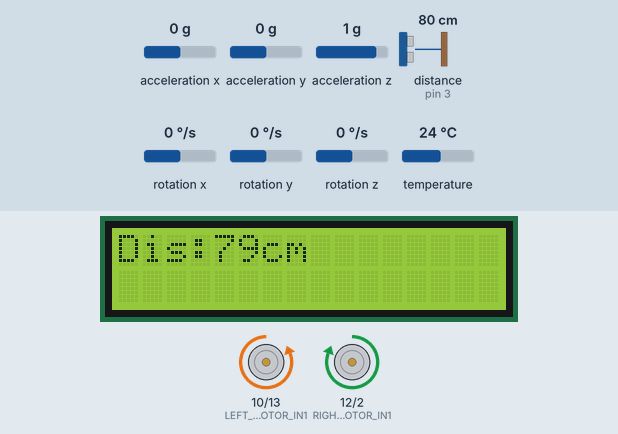
A sketch run on a simulated Arduino Uno, built with avr-gcc and run on an emulated ATmega328P. On the bench: 16×2 character LCD, motor-driver pin pairs drawn as motors (green arrow = first pin HIGH = forward, orange = second pin HIGH = backward, longer = more drive). Wiring (inferred from the names in the program): ultrasonic range finder: trigger pin 11; echo pin 3. The inputs (shaded band) are chosen by the test bench; at power-on: distance to the obstacle (sensor on pin 3) 80 cm, rotation z 0 °/s, acceleration x 0 g, acceleration y 0 g, acceleration z 1 g, rotation x 0 °/s, rotation y 0 °/s, temperature 24 °C. The echo pulse lasts 58.3 µs per cm.

Above: at 1.2 s.
1.3 s: distance to the obstacle (sensor on pin 3) set to 18 cm
At 1.6 s:
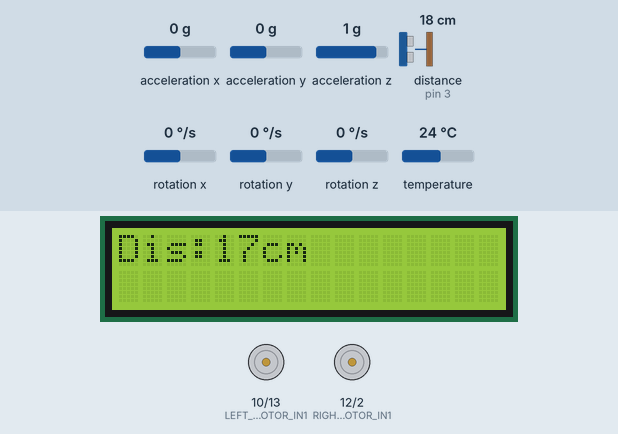
4.3 s: distance to the obstacle (sensor on pin 3) set to 13 cm
At 5.6 s:
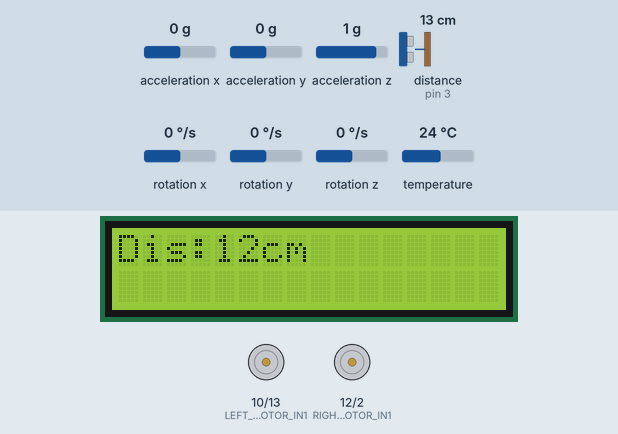
5.8 s: distance to the obstacle (sensor on pin 3) set to 10 cm
At 6.7 s:
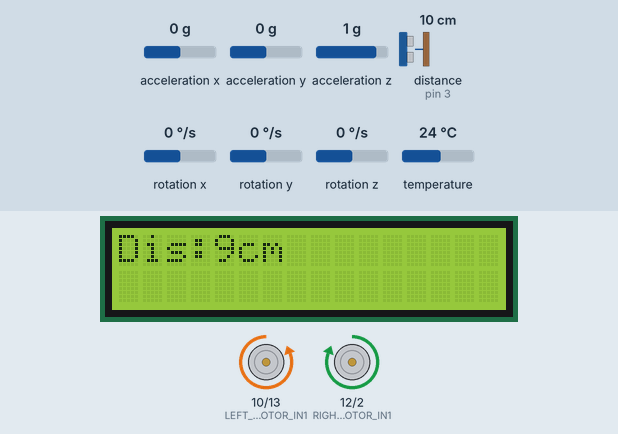
7.4 s: rotation z set to -113 °/s
10.4 s: rotation z set to -128 °/s
12.0 s: rotation z set to 192 °/s
At 13.69 s:
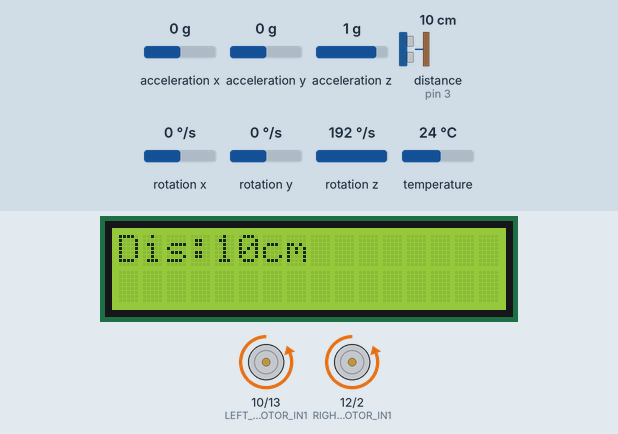
Timing chart, 0 to 16.0 s (numbered marks = the images above; inputs shaded):
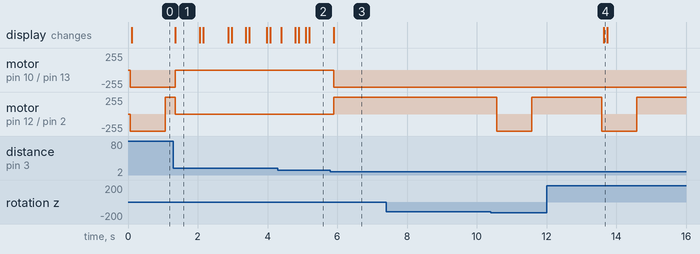

The sketch:

objectfollowingfeatures.ino
```cpp
#include <LiquidCrystal.h>
#include <Wire.h>
#include <Adafruit_MPU6050.h>
#include <Adafruit_Sensor.h>

#define TRIG_PIN 11
#define ECHO_PIN 3

// Motor Pins
#define LEFT_MOTOR_IN1 10
#define LEFT_MOTOR_IN2 13
#define RIGHT_MOTOR_IN1 12
#define RIGHT_MOTOR_IN2 2

long distance = 0;
unsigned long distanceUpdateTime = 0;
const int distanceUpdateInterval = 100;

unsigned long movementStartTime = 0;
const unsigned long movementDuration = 1000;

enum MovementState { IDLE, MOVING_BACKWARD, SCANNING } movementState = IDLE;

// Initialize the LCD
LiquidCrystal lcd(8, 9, 4, 5, 6, 7);

// Create an MPU6050 object
Adafruit_MPU6050 mpu;

void setup() {
  pinMode(LEFT_MOTOR_IN1, OUTPUT);
  pinMode(LEFT_MOTOR_IN2, OUTPUT);
  pinMode(RIGHT_MOTOR_IN1, OUTPUT);
  pinMode(RIGHT_MOTOR_IN2, OUTPUT);

  pinMode(TRIG_PIN, OUTPUT);
  pinMode(ECHO_PIN, INPUT);

  Serial.begin(9600);
  lcd.begin(16, 2);

  Wire.begin();
  if (!mpu.begin()) {
    Serial.println("MPU6050 connection failed");
    lcd.setCursor(0, 1);
    lcd.print("MPU Fail");
    while (1);
  }
}

void loop() {
  if (millis() - distanceUpdateTime >= distanceUpdateInterval) {
    distance = getDistance(TRIG_PIN, ECHO_PIN);
    distanceUpdateTime = millis();

    lcd.setCursor(0, 0);
    lcd.print("Dis:");
    lcd.print(distance);
    lcd.print("cm  ");
  }

  handleMovement();
}

void handleMovement() {
  switch (movementState) {
    case IDLE:
      if (distance > 10 && distance <= 60) {
        moveForward();
        movementState = IDLE;
      } else {
        movementState = MOVING_BACKWARD;
        movementStartTime = millis();
      }
      break;

    case MOVING_BACKWARD:
      moveBackward();
      if (millis() - movementStartTime >= movementDuration) {
        stopMotors();
        movementState = SCANNING;
      }
      break;

    case SCANNING:
      rotate360();
      if (distance > 10 && distance <= 60) {
        movementState = IDLE;
      } else {
        movementState = MOVING_BACKWARD;
        movementStartTime = millis();
      }
      break;
  }
}

void moveBackward() {
  digitalWrite(LEFT_MOTOR_IN1, LOW);
  digitalWrite(LEFT_MOTOR_IN2, HIGH);
  digitalWrite(RIGHT_MOTOR_IN1, LOW);
  digitalWrite(RIGHT_MOTOR_IN2, HIGH);
}

void stopMotors() {
  digitalWrite(LEFT_MOTOR_IN1, LOW);
  digitalWrite(LEFT_MOTOR_IN2, LOW);
  digitalWrite(RIGHT_MOTOR_IN1, LOW);
  digitalWrite(RIGHT_MOTOR_IN2, LOW);
}

long getDistance(int trigPin, int echoPin) {
  digitalWrite(trigPin, LOW);
  delayMicroseconds(2);
  digitalWrite(trigPin, HIGH);
  delayMicroseconds(10);
  digitalWrite(trigPin, LOW);

  long duration = pulseIn(echoPin, HIGH);
  long distance = (duration / 2) / 29.1;
  return distance;
}

void rotate360() {
  sensors_event_t accel, gyro, temp;
  float totalRotation = 0.0;
  unsigned long lastTime = millis();

  while (totalRotation < 360.0) {
    mpu.getEvent(&accel, &gyro, &temp);
    unsigned long currentTime = millis();
    float deltaTime = (currentTime - lastTime) / 1000.0;

    // Calculate rotation around Z-axis
    float zRotationRate = gyro.gyro.z * (180.0 / 3.14159265359);
    totalRotation += abs(zRotationRate) * deltaTime;

    lastTime = currentTime;

    // Update distance during rotation
    if (currentTime - distanceUpdateTime >= distanceUpdateInterval) {
      distance = getDistance(TRIG_PIN, ECHO_PIN);
      distanceUpdateTime = currentTime;

      lcd.setCursor(0, 0);
      lcd.print("Dis:");
      lcd.print(distance);
      lcd.print("cm  ");
    }

    // Check if an object is detected
    if (distance > 10 && distance <= 60) {
      stopMotors();
      handleMovement();
      return; // Exit the function to stop the 360-degree rotation
    }

    // Rotate the robot to the right
    moveRight();
  }

  // Stop the motors after completing the rotation
  stopMotors();
}

void moveRight() {
  digitalWrite(LEFT_MOTOR_IN1, LOW);
  digitalWrite(LEFT_MOTOR_IN2, HIGH);
  digitalWrite(RIGHT_MOTOR_IN1, HIGH);
  digitalWrite(RIGHT_MOTOR_IN2, LOW);
}

void moveForward() {
  digitalWrite(LEFT_MOTOR_IN1, HIGH);
  digitalWrite(LEFT_MOTOR_IN2, LOW);
  digitalWrite(RIGHT_MOTOR_IN1, HIGH);
  digitalWrite(RIGHT_MOTOR_IN2, LOW);
}
```

Measured:
- the behaviour switches between 12 and 11 cm on distance to the obstacle (sensor on pin 3) (found by bisection; images 2 and 3)
- after the input at 1.3 s, motor on pin 10 (LEFT_MOTOR_IN1) / pin 13 (LEFT_MOTOR_IN2): backward 255/255 → stopped after 0.06 s; motor on pin 12 (RIGHT_MOTOR_IN1) / pin 2 (RIGHT_MOTOR_IN2): forward 255/255 → stopped after 0.06 s; the display: changes after 0.06 s (image 1)
- after the input at 4.3 s, the display: changes after 0.09 s (image 2)
- after the input at 5.8 s, motor on pin 10 (LEFT_MOTOR_IN1) / pin 13 (LEFT_MOTOR_IN2): stopped → backward 255/255 after 0.10 s; motor on pin 12 (RIGHT_MOTOR_IN1) / pin 2 (RIGHT_MOTOR_IN2): stopped → forward 255/255 after 0.10 s; the display: changes after 0.10 s (image 3)
- after the input at 7.4 s, every drawn part: stays the same
- after the input at 12.0 s, the display: changes after 1.6 s (image 4)
- what the display in image 1 shows lasts 0.7 s, from 1.4 s to 2.1 s
